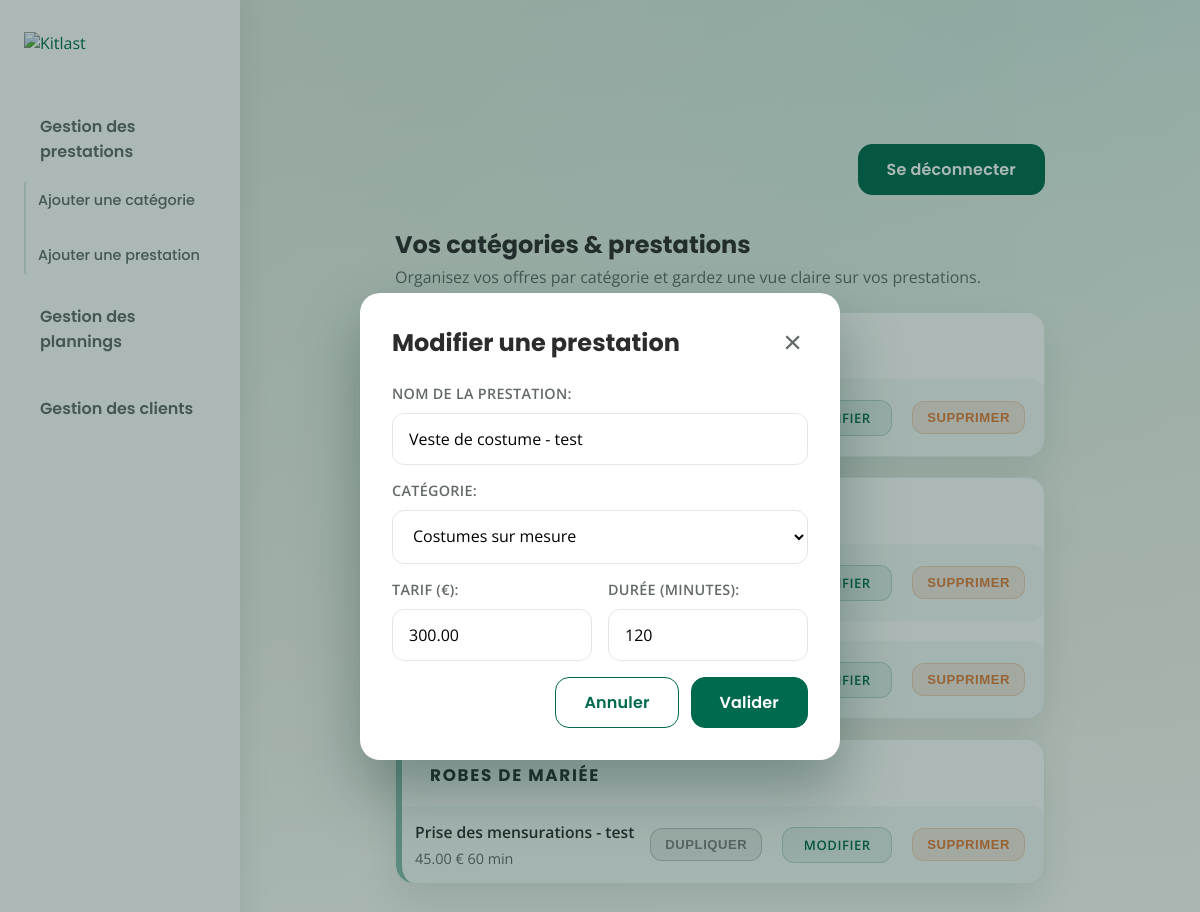
The page /?section=services&show=service-form&service_id=2 (signed in) on the database its author committed.
### accounts/models.py (models this page shows, shortened)
class Service(models.Model):
    category = models.ForeignKey(
        Category, on_delete=models.CASCADE, related_name="services"
    )
    name = models.CharField(max_length=100)
    description = models.TextField(blank=True)
    price = models.DecimalField(max_digits=8, decimal_places=2, null=True, blank=True)
    duration_minutes = models.PositiveIntegerField(null=True, blank=True)
    created_at = models.DateTimeField(auto_now_add=True)
    created_by = models.ForeignKey(
        settings.AUTH_USER_MODEL,
        on_delete=models.CASCADE,
        related_name="services_created",
    )
    class Meta:
        ordering = ["name"]

class Category(models.Model):
    name = models.CharField(max_length=100, unique=True)
    created_at = models.DateTimeField(auto_now_add=True)
    class Meta:
        ordering = ["name"]
    def __str__(self) -> str:
        return str(self.name)

### accounts/views.py (the view, shortened to what this page needs)
# urls.py: path("", views.dashboard, name="dashboard"),
@login_required
def dashboard(request):
    section = request.GET.get("section", "overview")
    show_category_form = request.GET.get("show") == "category-form"
    categories = Category.objects.none()
    category_form = CategoryForm()
    service_form = ServiceForm()
    client_initial = (
        {"linked_professional": request.user.pk}
        if request.user.is_authenticated
        else None
    )
    client_form = ClientForm(initial=client_initial)
    show_service_form = request.GET.get("show") == "service-form"
    show_client_modal = False
    service_id_param = request.GET.get("service_id")
    category_for_new_service = request.GET.get("category")
    if service_id_param:
        service_form, _ = prepare_service_form(service_id_param)
        show_service_form = True
        section = "services"
    elif show_service_form and category_for_new_service:
        if Category.objects.filter(pk=category_for_new_service).exists():
            service_form = ServiceForm(initial={"category": category_for_new_service})
            section = "services"
    calendar = None
    clients: list[dict[str, str]] = []
    client_options: list[dict[str, str]] = []
    user_services = []
    is_professional = request.user.is_authenticated and request.user.user_type == User.UserType.PROFESSIONAL
    if request.user.is_authenticated:
        calendar = ensure_user_calendar(request.user)
        user_service_qs = Service.objects.filter(created_by=request.user).order_by(
            "name"
        )
        categories = (
            Category.objects.filter(services__created_by=request.user)
            .prefetch_related(Prefetch("services", queryset=user_service_qs))
            .distinct()
        )
        user_services = list(user_service_qs)
        if is_professional:
            client_queryset = User.objects.filter(
                user_type=User.UserType.INDIVIDUAL,
                linked_professional=request.user,
            ).order_by("first_name", "last_name", "email")
            for client in client_queryset:
                full_name = (f"{client.first_name} {client.last_name}".strip()) or client.email
                client_data = {
                    "id": client.pk,
                    "full_name": full_name,
                    "email": client.email,
                    "phone": getattr(client, "phone_number", "") or "—",
                }
                clients.append(client_data)
                client_options.append(
                    {
                        "id": client.pk,
                        "label": full_name,
                    }
                )
    else:
        categories = Category.objects.none()
    try:
        week_offset = int(request.GET.get("week_offset", "0"))
    except (TypeError, ValueError):
        week_offset = 0
    today = timezone.localdate()
    start_of_week = (
        today - timedelta(days=today.weekday()) + timedelta(weeks=week_offset)
    )
    end_of_week = start_of_week + timedelta(days=6)
    planner_week_summary = (
        f"Semaine {start_of_week.isocalendar().week} · "
        f"{start_of_week.strftime('%d/%m')} → {end_of_week.strftime('%d/%m')}"
    )
    context = {
        "section": section,
        "categories": categories,
        "category_form": category_form,
        "show_category_form": show_category_form,
        "show_category_modal": show_category_form or bool(category_form.errors),
        "service_form": service_form,
        "show_service_form": show_service_form,
        "show_service_modal": show_service_form or bool(service_form.errors),
        "client_form": client_form,
        "show_client_modal": show_client_modal or bool(client_form.errors),
        "is_professional": is_professional,
        "planner_hours": PLANNER_HOURS,
        "planning_days": build_calendar_events(calendar, week_offset=week_offset),
        "week_offset": week_offset,
        "planner_week_summary": planner_week_summary,
        "user_services": user_services,
        "clients": clients,
        "client_options": client_options,
    }
    return render(request, "accounts/dashboard.html", context)

### accounts/forms.py (shortened to what this page needs)
class CategoryForm(forms.ModelForm):
    class Meta:
        model = Category
        fields = ["name"]
        labels = {"name": "Nom de la catégorie"}
        widgets = {
            "name": forms.TextInput(
                attrs={
                    "placeholder": "Ex. : Retouches rapides",
                    "maxlength": 100,
                    "class": "kitlast-input",
                }
            )
        }

class ServiceForm(forms.ModelForm):
    class Meta:
        model = Service
        fields = ["name", "category", "price", "duration_minutes"]
        labels = {
            "name": "Nom de la prestation",
            "category": "Catégorie",
            "price": "Tarif (€)",
            "duration_minutes": "Durée (minutes)",
        }
        widgets = {
            "name": forms.TextInput(
                attrs={
                    "placeholder": "Ex. : Pose de bouton",
                    "maxlength": 100,
                    "class": "kitlast-input",
                }
            ),
            "category": forms.Select(attrs={"class": "kitlast-input"}),
            "price": forms.NumberInput(
                attrs={
                    "placeholder": "Ex. : 45",
                    "min": "0",
                    "step": "0.5",
                    "class": "kitlast-input",
                }
            ),
            "duration_minutes": forms.NumberInput(
                attrs={
                    "placeholder": "Ex. : 60",
                    "min": "0",
                    "step": "15",
                    "class": "kitlast-input",
                }
            ),
        }

### accounts/planning.py (called while the page is built)
def _weekday_label(value: datetime) -> str:
    return ["Lun.", "Mar.", "Mer.", "Jeu.", "Ven.", "Sam.", "Dim."][value.weekday()]

def _start_of_week(week_offset: int) -> date:
    today = timezone.localdate()
    current_week_start = today - timedelta(days=today.weekday())
    return current_week_start + timedelta(weeks=week_offset)

def _empty_week(start_of_week: date) -> list[dict[str, object]]:
    return [
        {
            "label": _weekday_label(
                datetime.combine(start_of_week + timedelta(days=index), time.min)
            ),
            "date": (start_of_week + timedelta(days=index)).strftime("%d/%m"),
            "events": [],
        }
        for index in range(7)
    ]

### templates/accounts/dashboard.html (shortened to what this page needs)
{% extends "base.html" %}
{% load static %}
{% block head %}
<link rel="stylesheet" href="{% static 'css/dashboard.css' %}">
{% endblock %}
{% block content %}
<div class="kitlast-dashboard-layout">
  <aside class="kitlast-dashboard-sidebar">
    <div class="kitlast-dashboard-sidebar__logo">
      <a href="{% url 'dashboard' %}?section=overview" data-section-target="overview">
        <img src="https://kitlast.com/wp-content/uploads/2025/08/kitlast-200-x-100-px.svg" alt="Kitlast" />
      </a>
    </div>
    <nav class="kitlast-dashboard-sidebar__nav" aria-label="Menu du tableau de bord">
      <ul>
        <li>
          <button type="button" class="kitlast-dashboard-sidebar__toggle" data-section-target="services"
            aria-expanded="{% if section == 'services' %}true{% else %}false{% endif %}"
            aria-controls="services-subnav">Gestion des prestations</button>
          <ul id="services-subnav" class="kitlast-dashboard-sidebar__subnav" {% if section != 'services' %} hidden{% endif %}>
            <li><a href="{% url 'dashboard' %}?section=services&show=category-form" data-action="show-category-form"
                data-modal-instant="true">Ajouter une catégorie</a></li>
            <li><a href="{% url 'dashboard' %}?section=services&show=service-form" data-action="show-service-form"
                data-modal-instant="true">Ajouter une prestation</a></li>
          </ul>
        </li>
        <li><a href="{% url 'dashboard' %}?section=planning" data-section-target="planning">Gestion des plannings</a>
        </li>
        <li><a href="{% url 'dashboard' %}?section=clients" data-section-target="clients">Gestion des clients</a></li>
      </ul>
    </nav>
  </aside>
  <section class="kitlast-dashboard-area">
    <div class="kitlast-dashboard">
      <div class="kitlast-dashboard__topbar">
        <form method="post" action="{% url 'logout' %}" class="kitlast-form-inline">
          <button type="submit" class="kitlast-button">Se déconnecter</button>
        </form>
      </div>
      <div class="kitlast-dashboard-content" data-active-section="{{ section }}"
        data-show-category="{{ show_category_form|yesno:'true,false' }}"
        data-show-service="{{ show_service_form|yesno:'true,false' }}"
        data-week-offset="{{ week_offset }}">
        {% include "accounts/dashboard_services.html" %}
      </div>
    </div>
  </section>
</div>
{% endblock %}

### templates/accounts/dashboard_services.html (shortened to what this page needs)
{% load modal_tags %}
<section class="kitlast-content-section{% if section == 'services' %} is-active{% endif %}"
  data-section="services">
  <header class="kitlast-section-header">
    <div>
      <h2>Vos catégories & prestations</h2>
      <p class="kitlast-section-header__text">Organisez vos offres par catégorie et gardez une vue claire sur vos prestations.</p>
    </div>
  </header>
  <div class="kitlast-category-board">
    {% if categories %}
      <ul>
        {% for category in categories %}
          <li class="kitlast-category-card">
            <header class="kitlast-category-card__header">
              <h3>{{ category.name|upper }}</h3>
            </header>
            <ul class="kitlast-service-lines">
              {% if category.services.all %}
                {% for service in category.services.all %}
                  <li class="kitlast-service-line">
                    <div class="kitlast-service-line__info">
                      <span class="kitlast-service-line__name">{{ service.name }}</span>
                      <span class="kitlast-service-line__meta">
                        {% if service.price %}<span>{{ service.price }} €</span>{% endif %}
                        {% if service.duration_minutes %}<span>{{ service.duration_minutes }} min</span>{% endif %}
                      </span>
                    </div>
                    <div class="kitlast-service-line__actions">
                      <button type="button" class="kitlast-service-line__action kitlast-service-line__action--muted">Dupliquer</button>
                      <a href="{% url 'dashboard' %}?section=services&show=service-form&service_id={{ service.id }}" class="kitlast-service-line__action">Modifier</a>
                      <form method="post" action="{% url 'dashboard' %}?section=services" class="kitlast-service-line__form" onsubmit="return confirm('Supprimer cette prestation ?');">
                        <button type="submit" class="kitlast-service-line__action kitlast-service-line__action--danger">Supprimer</button>
                      </form>
                    </div>
                  </li>
                {% endfor %}
              {% else %}
                <li class="kitlast-service-line kitlast-service-line--empty">Aucune prestation pour cette catégorie.</li>
              {% endif %}
            </ul>
          </li>
        {% endfor %}
      </ul>
    {% else %}
      <p class="kitlast-empty">Aucune catégorie pour le moment. Ajoutez votre première catégorie pour structurer vos prestations.</p>
    {% endif %}
  </div>
</section>
{% render_modal modal_data_attr='data-service-modal' modal_title=service_form.instance.pk|yesno:'Modifier une prestation,Ajouter une prestation' modal_title_id='service-modal-title' modal_body_template='accounts/components/modal_service_form.html' modal_should_show=show_service_modal %}

### templates/accounts/components/modal_service_form.html (shortened to what this page needs)
<form method="post" action="{% url 'dashboard' %}?section=services" class="kitlast-modal__form">
  <div class="kitlast-field">
    {{ service_form.name.label_tag }}
    {{ service_form.name }}
  </div>
  <div class="kitlast-field">
    {{ service_form.category.label_tag }}
    {{ service_form.category }}
  </div>
  <div class="kitlast-modal__row">
    <div class="kitlast-field">
      {{ service_form.price.label_tag }}
      {{ service_form.price }}
    </div>
    <div class="kitlast-field">
      {{ service_form.duration_minutes.label_tag }}
      {{ service_form.duration_minutes }}
    </div>
  </div>
  <div class="kitlast-modal__actions">
    <button type="button" class="kitlast-button kitlast-button--ghost" data-modal-close>Annuler</button>
    <button type="submit" class="kitlast-button">Valider</button>
  </div>
</form>

### static/css/global.css (style rules this page uses)
:root { --brand: #006A4E; --brand-600: #005A42; --brand-300: #338771; --secondary: #3B6F72; --accent: #E07B39; --text: #2C2C2C; --muted: #626A68; --bg-soft: #F5F0E6; --surface: #FFFFFF; --surface-alt: #FAF7F1; --border: #E3E7E4; }
body { font-family: 'Open Sans', sans-serif; background: linear-gradient(135deg, var(--bg-soft) 0%, #E6F4EF 45%, #FFFFFF 100%); color: var(--text); margin: 0; }
h1, h2 { font-family: 'Poppins', sans-serif; margin: 0; }
a { color: var(--brand); text-decoration: none; transition: color 0.18s ease; }
.kitlast-field { display: flex; flex-direction: column; gap: 10px; }
.kitlast-field label { font-weight: 600; font-size: 0.9rem; letter-spacing: 0.02em; color: var(--muted); text-transform: uppercase; }
.kitlast-field input, .kitlast-field select, .kitlast-field textarea, .kitlast-input { width: 100%; border: 1px solid var(--border); border-radius: 12px; padding: 14px 16px; font-size: 1rem; transition: border-color 0.18s ease, box-shadow 0.18s ease; font-family: 'Open Sans', sans-serif; background: #fff; }
.kitlast-button { background: var(--brand); border: 1px solid var(--brand); border-radius: 14px; color: #fff; cursor: pointer; font-family: 'Poppins', sans-serif; font-size: 1rem; font-weight: 600; letter-spacing: 0.01em; padding: 12px 28px; transition: background 0.18s ease, box-shadow 0.18s ease, transform 0.18s ease; }

### rows shown on the page
Service: name "Veste de costume - test", category "Costumes sur mesure", price "300.00", duration_minutes "120"
Category: name "ROBES DE MARIÉE"
Service: name "Prise des mensurations - test", price "45.00", duration_minutes "60"

### other values the page prints
{{ modal_title }} "Modifier une prestation"
{{ service_form.name.label_tag }} "NOM DE LA PRESTATION:"
{{ service_form.category.label_tag }} "CATÉGORIE:"
{{ service_form.price.label_tag }} "TARIF (€):"
{{ service_form.duration_minutes.label_tag }} "DURÉE (MINUTES):"
